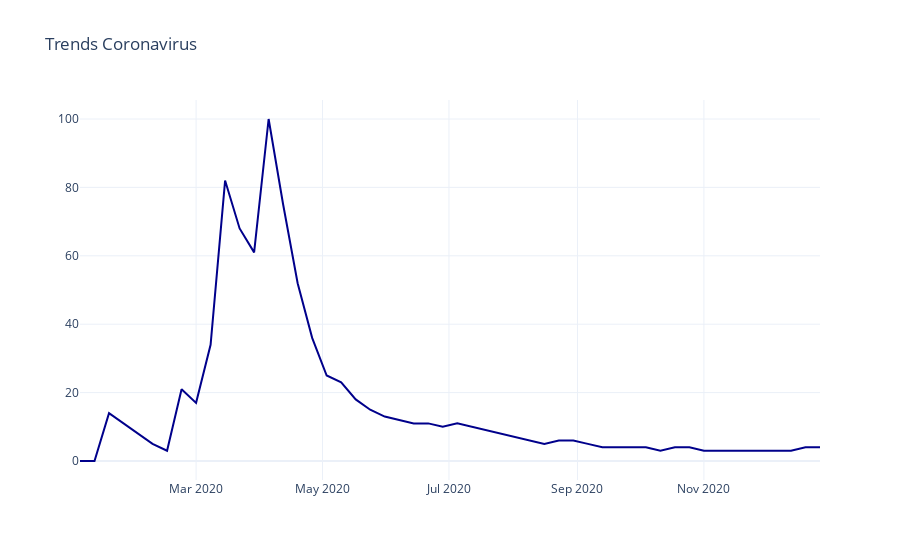

Notebook cell for this chart:
### Code cell
# Series 

fig = go.Figure()

fig.add_trace( go.Scatter( x = data['date'], y = data['Coronavirus'], 
                          name = 'Coronavirus', line_color = 'darkblue' ) )

fig.update_layout(template = 'plotly_white', # "plotly", "plotly_white", "ggplot2", "seaborn", "simple_white", "none"
                  title = 'Trends Coronavirus')

fig.show()

### Figure 1 — Plotly figure (JSON) as saved in the notebook; plotly's stock layout.template omitted (floating-point values rounded to 4 significant figures)
{"data": [{"line": {"color": "darkblue"}, "name": "Coronavirus", "type": "scatter", "x": ["2020-01-05T00:00:00", "2020-01-12T00:00:00", "2020-01-19T00:00:00", "2020-01-26T00:00:00", "2020-02-02T00:00:00", "2020-02-09T00:00:00", "2020-02-16T00:00:00", "2020-02-23T00:00:00", "2020-03-01T00:00:00", "2020-03-08T00:00:00", "2020-03-15T00:00:00", "2020-03-22T00:00:00", "2020-03-29T00:00:00", "2020-04-05T00:00:00", "2020-04-12T00:00:00", "2020-04-19T00:00:00", "2020-04-26T00:00:00", "2020-05-03T00:00:00", "2020-05-10T00:00:00", "2020-05-17T00:00:00", "2020-05-24T00:00:00", "2020-05-31T00:00:00", "2020-06-07T00:00:00", "2020-06-14T00:00:00", "2020-06-21T00:00:00", "2020-06-28T00:00:00", "2020-07-05T00:00:00", "2020-07-12T00:00:00", "2020-07-19T00:00:00", "2020-07-26T00:00:00", "2020-08-02T00:00:00", "2020-08-09T00:00:00", "2020-08-16T00:00:00", "2020-08-23T00:00:00", "2020-08-30T00:00:00", "2020-09-06T00:00:00", "2020-09-13T00:00:00", "2020-09-20T00:00:00", "2020-09-27T00:00:00", "2020-10-04T00:00:00", "2020-10-11T00:00:00", "2020-10-18T00:00:00", "2020-10-25T00:00:00", "2020-11-01T00:00:00", "2020-11-08T00:00:00", "2020-11-15T00:00:00", "2020-11-22T00:00:00", "2020-11-29T00:00:00", "2020-12-06T00:00:00", "2020-12-13T00:00:00", "2020-12-20T00:00:00", "2020-12-27T00:00:00"], "y": [0, 0, 14, 11, 8, 5, 3, 21, 17, 34, 82, 68, 61, 100, 75, 52, 36, 25, 23, 18, 15, 13, 12, 11, 11, 10, 11, 10, 9, 8, 7, 6, 5, 6, 6, 5, 4, 4, 4, 4, 3, 4, 4, 3, 3, 3, 3, 3, 3, 3, 4, 4]}], "layout": {"title": {"text": "Trends Coronavirus"}}}
